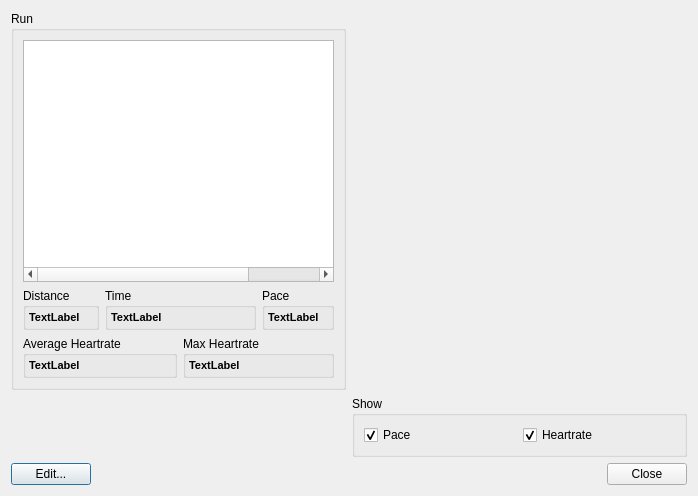
<?xml version="1.0" encoding="UTF-8"?>
<ui version="4.0">
 <class>RunViewer</class>
 <widget class="QDialog" name="RunViewer">
  <property name="windowModality">
   <enum>Qt::NonModal</enum>
  </property>
  <property name="geometry">
   <rect>
    <x>0</x>
    <y>0</y>
    <width>698</width>
    <height>496</height>
   </rect>
  </property>
  <property name="windowTitle">
   <string>View Run</string>
  </property>
  <layout class="QGridLayout" name="gridLayout_2">
   <item row="0" column="0">
    <widget class="QGroupBox" name="groupBox_2">
     <property name="title">
      <string>Run</string>
     </property>
     <layout class="QGridLayout" name="gridLayout_4">
      <item row="0" column="0">
       <layout class="QVBoxLayout" name="verticalLayout">
        <item>
         <widget class="QTableWidget" name="inputTable">
          <property name="editTriggers">
           <set>QAbstractItemView::NoEditTriggers</set>
          </property>
          <property name="alternatingRowColors">
           <bool>true</bool>
          </property>
          <property name="selectionBehavior">
           <enum>QAbstractItemView::SelectRows</enum>
          </property>
          <property name="showGrid">
           <bool>false</bool>
          </property>
          <attribute name="horizontalHeaderVisible">
           <bool>false</bool>
          </attribute>
          <column>
           <property name="text">
            <string>Distance</string>
           </property>
          </column>
          <column>
           <property name="text">
            <string>Time</string>
           </property>
          </column>
          <column>
           <property name="text">
            <string>Pace</string>
           </property>
          </column>
          <column>
           <property name="text">
            <string>Heartrate</string>
           </property>
          </column>
         </widget>
        </item>
        <item>
         <layout class="QGridLayout" name="gridLayout_3">
          <item row="0" column="0">
           <widget class="QGroupBox" name="groupBox_3">
            <property name="title">
             <string>Distance</string>
            </property>
            <layout class="QGridLayout" name="_5">
             <property name="margin">
              <number>3</number>
             </property>
             <property name="spacing">
              <number>3</number>
             </property>
             <item row="0" column="0">
              <widget class="QLabel" name="distanceLabel">
               <property name="styleSheet">
                <string>QLabel{font:bold;font-size:14px}
QFrame { background:none}
</string>
               </property>
               <property name="text">
                <string>&lt;html&gt;&lt;head&gt;&lt;meta name=&quot;qrichtext&quot; content=&quot;1&quot; /&gt;&lt;style type=&quot;text/css&quot;&gt;
p, li { white-space: pre-wrap; }
&lt;/style&gt;&lt;/head&gt;&lt;body style=&quot; font-family:'MS Shell Dlg 2'; font-size:7.8pt; font-weight:400; font-style:normal;&quot;&gt;
&lt;p style=&quot; margin-top:0px; margin-bottom:0px; margin-left:0px; margin-right:0px; -qt-block-indent:0; text-indent:0px;&quot;&gt;&lt;span style=&quot; font-size:8pt; font-weight:600;&quot;&gt;TextLabel&lt;/span&gt;&lt;/p&gt;&lt;/body&gt;&lt;/html&gt;</string>
               </property>
               <property name="textFormat">
                <enum>Qt::RichText</enum>
               </property>
              </widget>
             </item>
            </layout>
           </widget>
          </item>
          <item row="0" column="1" colspan="2">
           <widget class="QGroupBox" name="groupBox_4">
            <property name="title">
             <string>Time</string>
            </property>
            <layout class="QGridLayout" name="_6">
             <property name="margin">
              <number>3</number>
             </property>
             <property name="spacing">
              <number>3</number>
             </property>
             <item row="0" column="0">
              <widget class="QLabel" name="timeLabel">
               <property name="styleSheet">
                <string>QLabel{font:bold;font-size:14px}
QFrame { background:none}</string>
               </property>
               <property name="text">
                <string>&lt;html&gt;&lt;head&gt;&lt;meta name=&quot;qrichtext&quot; content=&quot;1&quot; /&gt;&lt;style type=&quot;text/css&quot;&gt;
p, li { white-space: pre-wrap; }
&lt;/style&gt;&lt;/head&gt;&lt;body style=&quot; font-family:'MS Shell Dlg 2'; font-size:7.8pt; font-weight:400; font-style:normal;&quot;&gt;
&lt;p style=&quot; margin-top:0px; margin-bottom:0px; margin-left:0px; margin-right:0px; -qt-block-indent:0; text-indent:0px;&quot;&gt;&lt;span style=&quot; font-size:8pt; font-weight:600;&quot;&gt;TextLabel&lt;/span&gt;&lt;/p&gt;&lt;/body&gt;&lt;/html&gt;</string>
               </property>
              </widget>
             </item>
            </layout>
           </widget>
          </item>
          <item row="0" column="3">
           <widget class="QGroupBox" name="groupBox_5">
            <property name="title">
             <string>Pace</string>
            </property>
            <layout class="QGridLayout" name="_7">
             <property name="margin">
              <number>3</number>
             </property>
             <property name="spacing">
              <number>3</number>
             </property>
             <item row="0" column="0">
              <widget class="QLabel" name="paceLabel">
               <property name="styleSheet">
                <string>QLabel{font:bold;font-size:14px}
QFrame { background:none}</string>
               </property>
               <property name="text">
                <string>&lt;html&gt;&lt;head&gt;&lt;meta name=&quot;qrichtext&quot; content=&quot;1&quot; /&gt;&lt;style type=&quot;text/css&quot;&gt;
p, li { white-space: pre-wrap; }
&lt;/style&gt;&lt;/head&gt;&lt;body style=&quot; font-family:'MS Shell Dlg 2'; font-size:7.8pt; font-weight:400; font-style:normal;&quot;&gt;
&lt;p style=&quot; margin-top:0px; margin-bottom:0px; margin-left:0px; margin-right:0px; -qt-block-indent:0; text-indent:0px;&quot;&gt;&lt;span style=&quot; font-size:8pt; font-weight:600;&quot;&gt;TextLabel&lt;/span&gt;&lt;/p&gt;&lt;/body&gt;&lt;/html&gt;</string>
               </property>
              </widget>
             </item>
            </layout>
           </widget>
          </item>
          <item row="1" column="0" colspan="2">
           <widget class="QGroupBox" name="groupBox_6">
            <property name="title">
             <string>Average Heartrate</string>
            </property>
            <layout class="QGridLayout" name="_8">
             <property name="margin">
              <number>3</number>
             </property>
             <property name="spacing">
              <number>3</number>
             </property>
             <item row="0" column="0">
              <widget class="QLabel" name="aveHrLabel">
               <property name="styleSheet">
                <string>QLabel{font:bold;font-size:14px}
QFrame { background:none}</string>
               </property>
               <property name="text">
                <string>&lt;html&gt;&lt;head&gt;&lt;meta name=&quot;qrichtext&quot; content=&quot;1&quot; /&gt;&lt;style type=&quot;text/css&quot;&gt;
p, li { white-space: pre-wrap; }
&lt;/style&gt;&lt;/head&gt;&lt;body style=&quot; font-family:'MS Shell Dlg 2'; font-size:7.8pt; font-weight:400; font-style:normal;&quot;&gt;
&lt;p style=&quot; margin-top:0px; margin-bottom:0px; margin-left:0px; margin-right:0px; -qt-block-indent:0; text-indent:0px;&quot;&gt;&lt;span style=&quot; font-size:8pt; font-weight:600;&quot;&gt;TextLabel&lt;/span&gt;&lt;/p&gt;&lt;/body&gt;&lt;/html&gt;</string>
               </property>
              </widget>
             </item>
            </layout>
           </widget>
          </item>
          <item row="1" column="2" colspan="2">
           <widget class="QGroupBox" name="groupBox_7">
            <property name="title">
             <string>Max Heartrate</string>
            </property>
            <layout class="QGridLayout" name="_9">
             <property name="margin">
              <number>3</number>
             </property>
             <property name="spacing">
              <number>3</number>
             </property>
             <item row="0" column="0">
              <widget class="QLabel" name="maxHrLabel">
               <property name="styleSheet">
                <string>QLabel{font:bold;font-size:14px}
QFrame { background:none}</string>
               </property>
               <property name="text">
                <string>&lt;html&gt;&lt;head&gt;&lt;meta name=&quot;qrichtext&quot; content=&quot;1&quot; /&gt;&lt;style type=&quot;text/css&quot;&gt;
p, li { white-space: pre-wrap; }
&lt;/style&gt;&lt;/head&gt;&lt;body style=&quot; font-family:'MS Shell Dlg 2'; font-size:7.8pt; font-weight:400; font-style:normal;&quot;&gt;
&lt;p style=&quot; margin-top:0px; margin-bottom:0px; margin-left:0px; margin-right:0px; -qt-block-indent:0; text-indent:0px;&quot;&gt;&lt;span style=&quot; font-size:8pt; font-weight:600;&quot;&gt;TextLabel&lt;/span&gt;&lt;/p&gt;&lt;/body&gt;&lt;/html&gt;</string>
               </property>
              </widget>
             </item>
            </layout>
           </widget>
          </item>
         </layout>
        </item>
       </layout>
      </item>
     </layout>
    </widget>
   </item>
   <item row="0" column="1">
    <widget class="Plot" name="plot" native="true">
     <property name="sizePolicy">
      <sizepolicy hsizetype="MinimumExpanding" vsizetype="MinimumExpanding">
       <horstretch>0</horstretch>
       <verstretch>0</verstretch>
      </sizepolicy>
     </property>
    </widget>
   </item>
   <item row="1" column="1">
    <widget class="QGroupBox" name="groupBox">
     <property name="title">
      <string>Show</string>
     </property>
     <layout class="QGridLayout" name="gridLayout">
      <item row="0" column="0">
       <widget class="QCheckBox" name="paceCheckBox">
        <property name="text">
         <string>Pace</string>
        </property>
        <property name="checked">
         <bool>true</bool>
        </property>
       </widget>
      </item>
      <item row="0" column="1">
       <widget class="QCheckBox" name="hrCheckBox">
        <property name="text">
         <string>Heartrate</string>
        </property>
        <property name="checked">
         <bool>true</bool>
        </property>
       </widget>
      </item>
     </layout>
    </widget>
   </item>
   <item row="2" column="0">
    <layout class="QHBoxLayout" name="horizontalLayout">
     <item>
      <widget class="QPushButton" name="editRunButton">
       <property name="text">
        <string>Edit...</string>
       </property>
      </widget>
     </item>
     <item>
      <spacer name="horizontalSpacer">
       <property name="orientation">
        <enum>Qt::Horizontal</enum>
       </property>
       <property name="sizeHint" stdset="0">
        <size>
         <width>40</width>
         <height>20</height>
        </size>
       </property>
      </spacer>
     </item>
    </layout>
   </item>
   <item row="2" column="1">
    <widget class="QDialogButtonBox" name="buttonBox">
     <property name="orientation">
      <enum>Qt::Horizontal</enum>
     </property>
     <property name="standardButtons">
      <set>QDialogButtonBox::Close</set>
     </property>
    </widget>
   </item>
  </layout>
 </widget>
 <customwidgets>
  <customwidget>
   <class>Plot</class>
   <extends>QWidget</extends>
   <header location="global">src/plot/plot.h</header>
   <container>1</container>
  </customwidget>
 </customwidgets>
 <resources/>
 <connections>
  <connection>
   <sender>buttonBox</sender>
   <signal>accepted()</signal>
   <receiver>RunViewer</receiver>
   <slot>accept()</slot>
   <hints>
    <hint type="sourcelabel">
     <x>248</x>
     <y>254</y>
    </hint>
    <hint type="destinationlabel">
     <x>157</x>
     <y>274</y>
    </hint>
   </hints>
  </connection>
  <connection>
   <sender>buttonBox</sender>
   <signal>rejected()</signal>
   <receiver>RunViewer</receiver>
   <slot>reject()</slot>
   <hints>
    <hint type="sourcelabel">
     <x>316</x>
     <y>260</y>
    </hint>
    <hint type="destinationlabel">
     <x>286</x>
     <y>274</y>
    </hint>
   </hints>
  </connection>
 </connections>
</ui>
